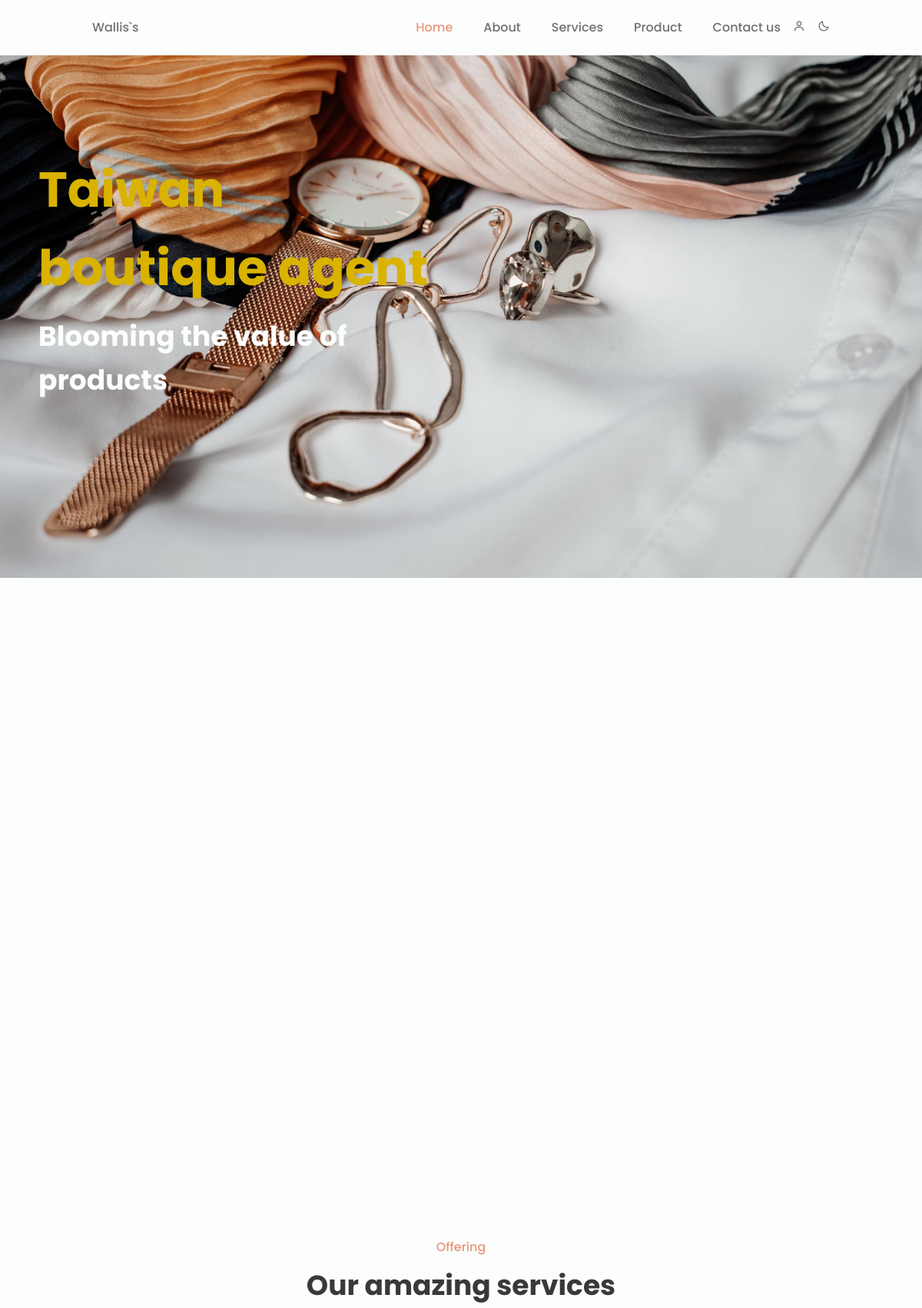
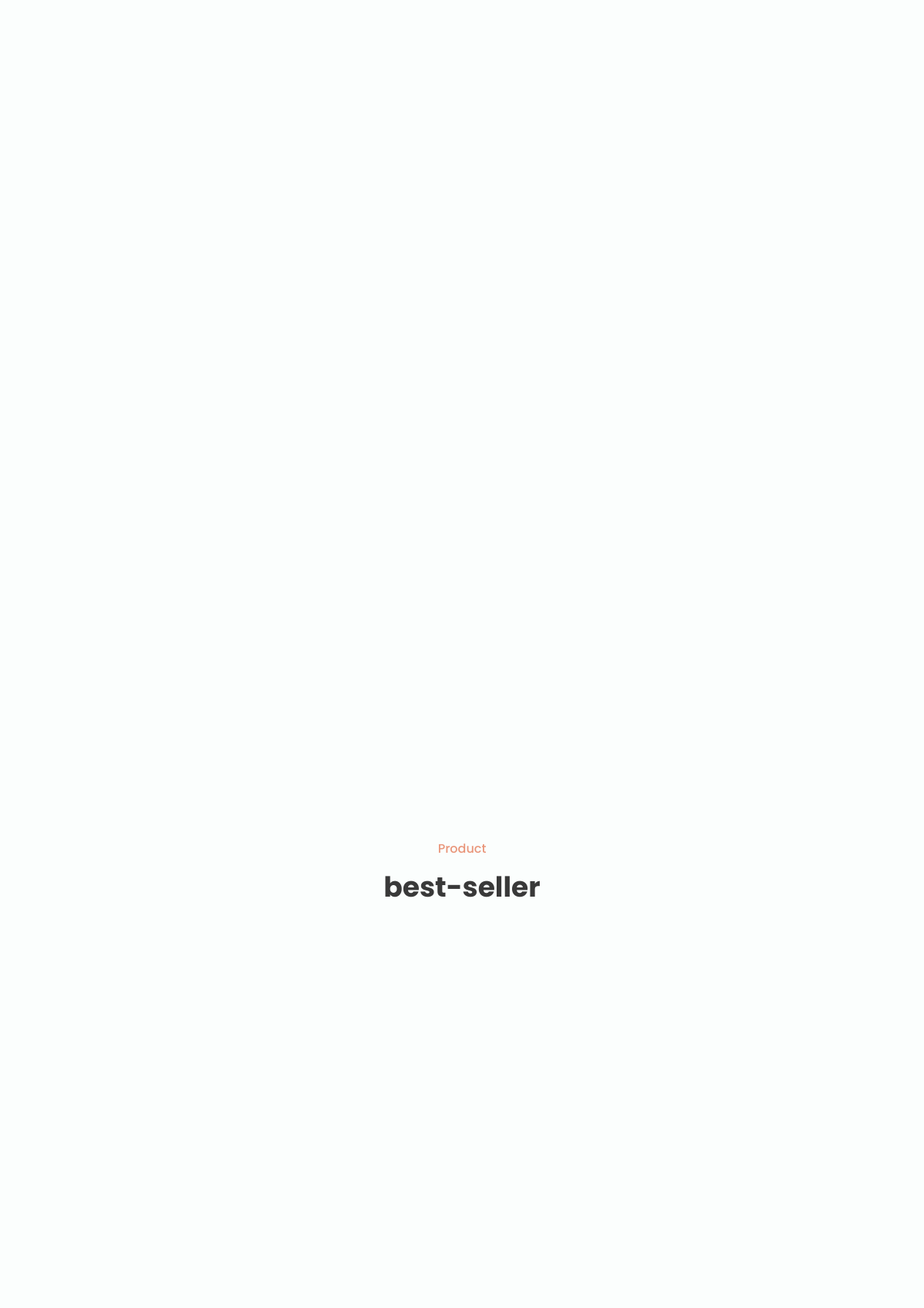
The app's page /BAWebsite/index.php (upper part) with its own data (2 pictures, top to bottom).
### BAWebsite/api/base.php (called while the page is built, shortened)
<?php
class DB
{
    protected $table;
    protected $dsn = "mysql:host=localhost;charset=utf8;dbname=z220";
    protected $pdo;
    public function __construct($table)
    {
        $this->table = $table;
        $this->pdo = new PDO($this->dsn, 'root', '');
    }
    public function find($arg)
    {
        $sql = "select * from `$this->table` ";
        if (is_array($arg)) {
            $tmp = $this->a2s($arg);
            $sql .= " where " . join(" && ", $tmp);
        } else {
            $sql .= " where `id`='$arg'";
        }
        return $this->pdo->query($sql)->fetch(PDO::FETCH_ASSOC);
    }
    protected function a2s($array)
    {
        $tmp = [];
        foreach ($array as $key => $value) {
            $tmp[] = "`$key`='$value'";
        }
        return $tmp;
    }
}
$Home = new DB('n1-home');

### BAWebsite/index.php (the view, shortened to what this page needs)
<?php include_once "./api/base.php"; ?>
<!DOCTYPE html>
<html lang="en">
<head>
    <link href='https://cdn.jsdelivr.net/npm/boxicons@2.0.5/css/boxicons.min.css' rel='stylesheet'>
    <link rel="stylesheet" href="assets/css/styles.css">
</head>
<body>
    <header class="l-header" id="header">
        <nav class="nav bd-container">
            <a href="#" class="nav__logo">Wallis`s</a>
            <div class="nav__menu" id="nav-menu">
                <ul class="nav__list">
                    <li class="nav__item"><a href="#home" class="nav__link active-link">Home</a></li>
                    <li class="nav__item"><a href="#about" class="nav__link">About</a></li>
                    <li class="nav__item"><a href="#services" class="nav__link">Services</a></li>
                    <li class="nav__item"><a href="#menu" class="nav__link">Product</a></li>
                    <li class="nav__item"><a href="#contact" class="nav__link">Contact us</a></li>
                    <?php
                    if (isset($_SESSION['user'])) {
                        echo "<li><i onclick='location.href=&#39;./api/logout.php&#39;' class='bx bx-log-out change-theme'></i></li>";
                        echo "<li><i onclick='location.href=&#39;./back.php&#39;' class='bx bx-cog change-theme'></i></li>";
                    } else {
                        echo "<li><i id='loginButton' class='bx bx-user change-theme' onclick=\"$('#loginContainer').load('./backend/login.php')\"></i></li>";
                    }
                    ?>
                    <li><i class='bx bx-moon change-theme' id="theme-button"></i></li>
                </ul>
            </div>
        </nav>
    </header>
    <main class="l-main">
        <section class="home" id="home">
            <?php $home = $Home->find(['sh' => 1]) ?>
            <div class="home__container  bd-grid" style="background-image: url(./assets/img/<?= $home['img']; ?>);">
                <div class="home__data">
                    <h2 class="home__title"><?= $home['text1']; ?></h2>
                    <h2 class="home__subtitle"><?= $home['text2']; ?></h2>
                </div>
            </div>
        </section>
        <section class="about section bd-container" id="about">
            <div class="about__container  bd-grid">
            </div>
        </section>
        <section class="services section bd-container" id="services">
            <span class="section-subtitle">Offering</span>
            <h2 class="section-title">Our amazing services</h2>
            <div class="services__container  bd-grid">
            </div>
        </section>
        <section class="app section bd-container">
            <div class="app__container bd-grid">
            </div>
        </section>
        <section class="menu section bd-container" id="menu">
            <span class="section-subtitle">Product</span>
            <h2 class="section-title">best-seller</h2>
            <div class="menu__container bd-grid">
            </div>
        </section>
    </main>
</body>
</html>

### responsive-website-restaurant/assets/css/styles.css (style rules this page uses)
:root { --header-height: 3rem; --first-color: #e9967a; --first-color-alt: #e9967a; --title-color: #393939; --text-color: #707070; --text-color-light: #A6A6A6; --body-color: #FBFEFD; --container-color: #FFFFFF; --body-font: 'Poppins', sans-serif; --biggest-font-size: 2.25rem; --h1-font-size: 1.5rem; --h2-font-size: 1.25rem; --h3-font-size: 1rem; --normal-font-size: .938rem; --small-font-size: .813rem; --smaller-font-size: .75rem; --font-medium: 500; --font-semi-bold: 600; --mb-1: .5rem; --mb-2: 1rem; --mb-3: 1.5rem; --mb-4: 2rem; --mb-5: 2.5rem; --mb-6: 3rem; --z-tooltip: 10; --z-fixed: 100; }
@media screen and (min-width: 768px) { :root { --biggest-font-size: 4rem; --h1-font-size: 2.25rem; --h2-font-size: 1.5rem; --h3-font-size: 1.25rem; --normal-font-size: 1rem; --small-font-size: .875rem; --smaller-font-size: .813rem; } }
*,::before,::after { box-sizing: border-box; }
html { scroll-behavior: smooth; }
.change-theme { position: absolute; right: 1rem; top: 1.8rem; color: var(--text-color); font-size: 1rem; cursor: pointer; }
body { margin: var(--header-height) 0 0 0; font-family: var(--body-font); font-size: var(--normal-font-size); background-color: var(--body-color); color: var(--text-color); line-height: 1.6; }
h1,h2,h3,p,ul { margin: 0; }
ul { padding: 0; list-style: none; }
a { text-decoration: none; }
.section { padding: 4rem 0 2rem; }
.section-title, .section-subtitle { text-align: center; }
.section-title { font-size: var(--h1-font-size); color: var(--title-color); margin-bottom: var(--mb-3); }
.section-subtitle { display: block; color: var(--first-color); font-weight: var(--font-medium); margin-bottom: var(--mb-1); }
.bd-container { max-width: 95%; width: calc(100% - 1rem); margin-left: var(--mb-2); margin-right: var(--mb-2); }
.bd-grid { display: grid; gap: 1.5rem; }
.l-header { width: 100%; position: fixed; top: 0; left: 0; z-index: var(--z-fixed); background-color: var(--body-color); }
.nav { max-width: 1024px; height: var(--header-height); display: flex; justify-content: space-between; align-items: center; }
.nav__item { margin-bottom: var(--mb-2); }
.nav__link, .nav__logo, .nav__toggle { color: var(--text-color); font-weight: var(--font-medium); }
.nav__link { transition: .3s; }
.active-link { color: var(--first-color); }
.home__container { align-content: center; background-repeat: no-repeat; background-size: cover; background-position: center; }
.home__data { padding-left: 50px; }
.home__title { font-size: var(--biggest-font-size); color: #D9B300; margin-bottom: var(--mb-1); }
.home__subtitle { font-size: var(--h1-font-size); color: var(--body-color); margin-bottom: var(--mb-4); }
.services__container { row-gap: 2.5rem; grid-template-columns: repeat(auto-fit, minmax(220px, 1fr)); }
.menu__container { grid-template-columns: repeat(2, 1fr); justify-content: center; }
@media screen and (min-width: 576px) { .home__container, .about__container, .app__container { grid-template-columns: repeat(2,1fr); align-items: center; } }
@media screen and (min-width: 768px) { body { margin: 0; } }
@media screen and (min-width: 768px) { .section { padding-top: 8rem; } }
@media screen and (min-width: 768px) { .nav { height: calc(var(--header-height) + 1.5rem); } }
@media screen and (min-width: 768px) { .nav__list { display: flex; } }
@media screen and (min-width: 768px) { .nav__item { margin-left: var(--mb-5); margin-bottom: 0; } }
@media screen and (min-width: 768px) { .change-theme { position: initial; margin-left: var(--mb-2); } }
@media screen and (min-width: 768px) { .home__container { height: 100vh; justify-items: center; } }
@media screen and (min-width: 768px) { .services__container, .menu__container { margin-top: var(--mb-6); } }
@media screen and (min-width: 768px) { .menu__container { grid-template-columns: repeat(3, 210px); column-gap: 4rem; } }
@media screen and (min-width: 960px) { .bd-container { max-width: 960px; width: calc(100% - 2rem); margin-left: auto; margin-right: auto; } }
@media screen and (min-width: 960px) { .about__container, .app__container { column-gap: 7rem; } }
@media screen and (min-height: 721px) { .home__container { height: 94vh; } }

### records on screen
n1-home: img (picture), text1 "Taiwan boutique agent", text2 "Blooming the value of products"
